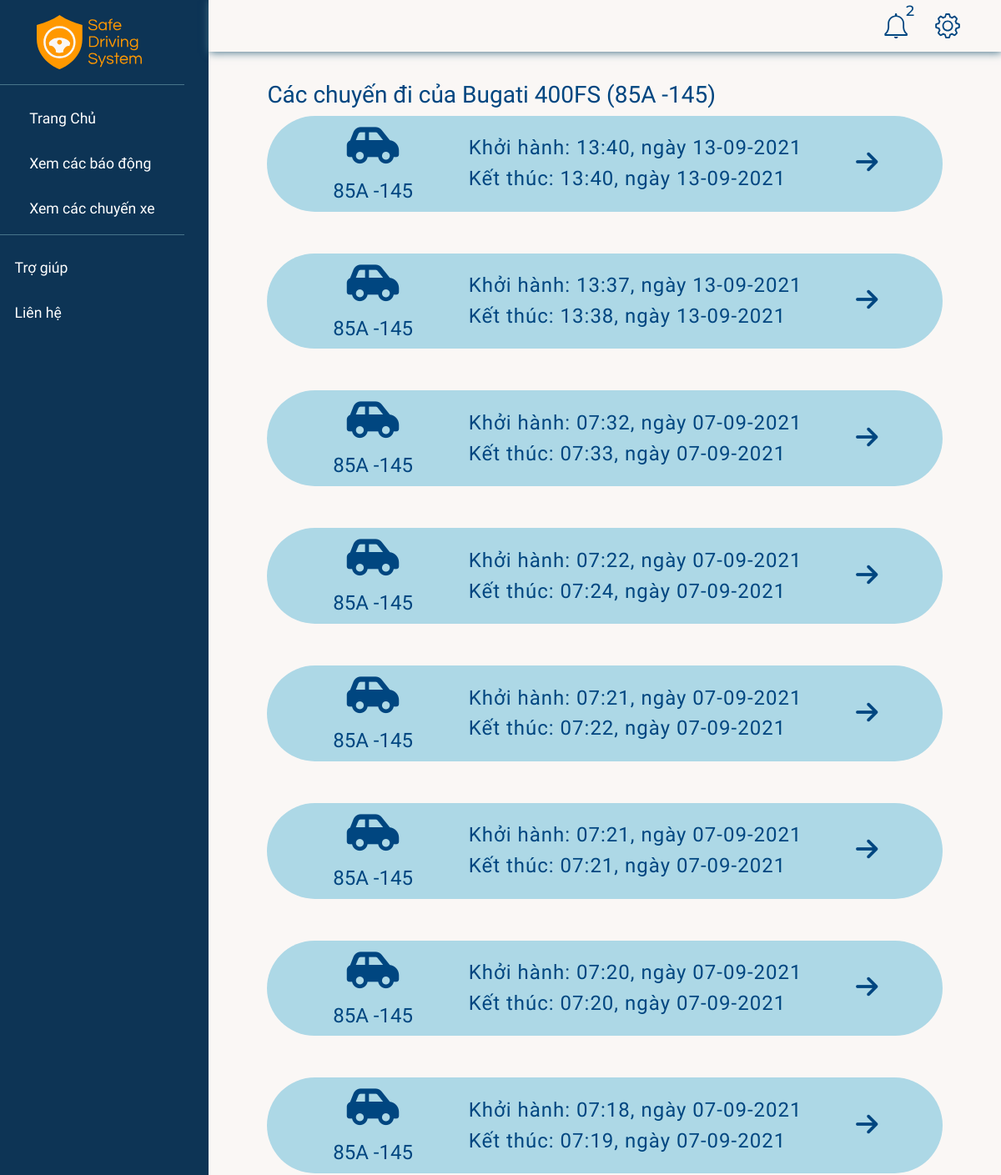
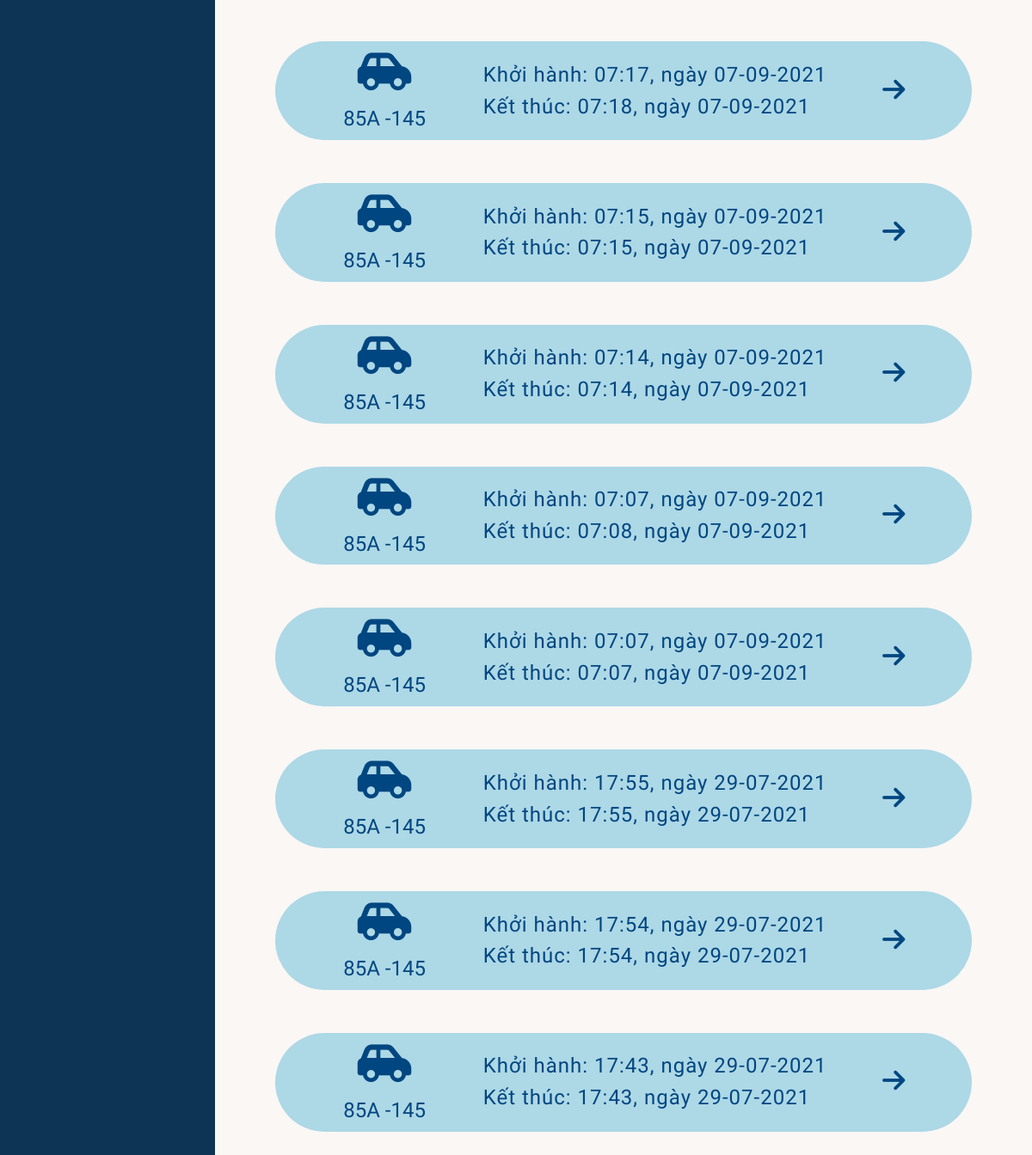
/car/2/ (signed in), run on an earlier commit of the app's database (2 pictures, top to bottom).
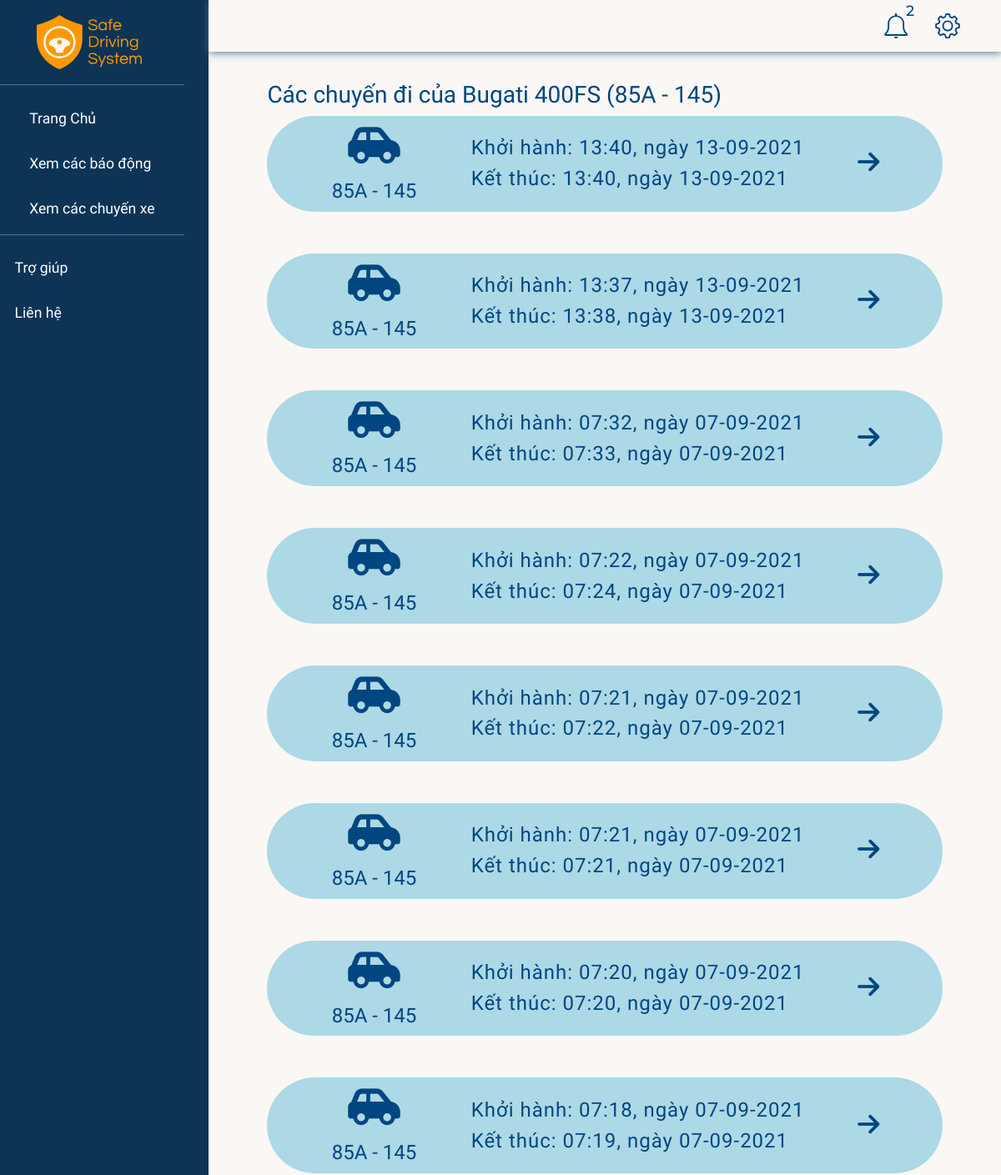
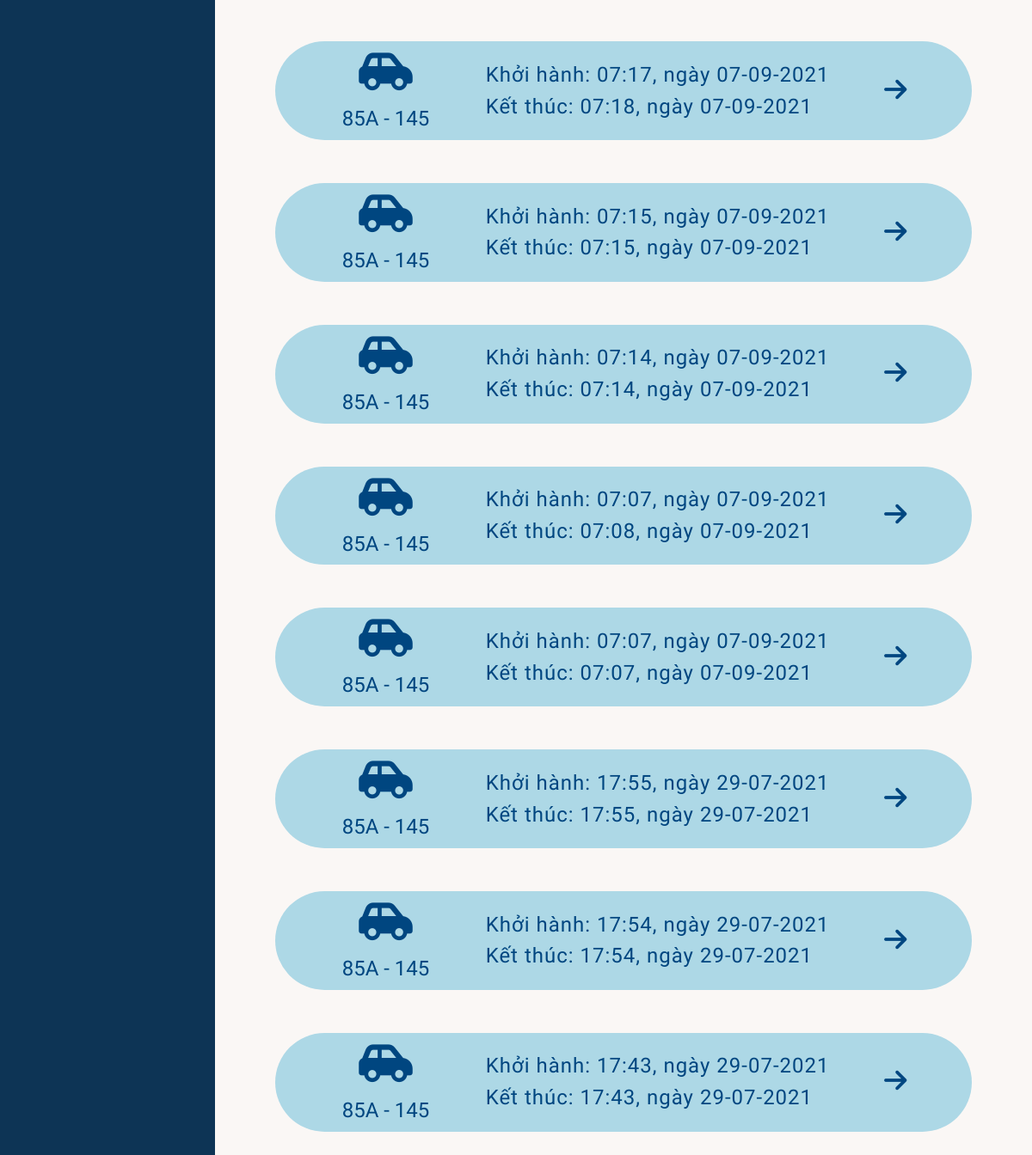
And on a later commit of the database (2 pictures, top to bottom).
### accounts/models.py (models this page shows, shortened)
class Car(models.Model):
    class Meta:
        constraints = [
            models.UniqueConstraint(fields=["licensePlate"], name="licensePlate"),
        ]
    name = models.CharField(max_length=50)
    licensePlate = models.CharField(max_length=20, null=True)
    boughtDate = models.DateTimeField(auto_now_add=True, null=True)
    company = models.ForeignKey(Company, null=True, on_delete=models.CASCADE)

class RaspDevice(models.Model):
    class Meta:
        constraints = [
            models.UniqueConstraint(fields=["password"], name="password"),
        ]
    STATUS = (
        ("online", "online"),
        ("offline", "offline"),
    )
    name = models.CharField(max_length=50)
    car = models.OneToOneField(Car, null=True, on_delete=models.SET_NULL, blank=True)
    status = models.CharField(
        max_length=50, null=True, blank=True, choices=STATUS, default="offline"
    )
    password = models.CharField(max_length=8, null=True, blank=True)
    dateAdded = models.DateTimeField(auto_now_add=True)
    company = models.ForeignKey(Company, null=True, blank=True, on_delete=models.CASCADE)

### realtime/models.py (models this page shows, shortened)
class Drive(models.Model):
    STATUS = (
        ("ongoing", "ongoing"),
        ("ended", "ended"),
    )
    device = models.ForeignKey(RaspDevice, null=True, on_delete=models.CASCADE)
    startTime = models.DateTimeField(null=True)
    status = models.CharField(max_length=20, choices=STATUS)
    endTime = models.DateTimeField(null=True)

### realtime/views.py (the view)
# urls.py: path("car/<str:id>/", views.carDrives, name="carDrives"),
@login_required(login_url="/")
def carDrives(request, id):
    company = request.user.profile.company
    car = Car.objects.get(id=id)
    if car.company != company:
        return HttpResponse('<h1>You are not authorized to view this page</h1>')
    drives = Drive.objects.filter(device__car=car).order_by('-startTime')
    lastestAlerts, unreadCounts = getNotifications(company)
    context = {
        'drs': drives,
        'car': car,
        "notifications": lastestAlerts,
        "unreadNotis": unreadCounts
    }
    return render(request, "car.html", context)

### accounts/views.py (called while the page is built)
def getNotifications(company):
    lastestAlerts = Alert.objects.filter(drive__device__company=company).order_by('-timeOccured')[:5]
    unreadCounts = 0
    for alert in lastestAlerts:
        unreadCounts = (unreadCounts + 1) if not alert.isRead else unreadCounts
    return lastestAlerts, unreadCounts

### realtime/templates/car.html (shortened to what this page needs)
{% extends 'base.html' %}
{% load static %}
{% block modal %}
{% include "sidebar.html" %}
{% endblock modal %}
{% block content %}
{% include 'navbar.html' %}
<div class="content-container">
    <h3>Các chuyến đi của {{ car.name }} ({{ car.licensePlate }})</h3>
    <div class="drive-wrapper">
        {% for drive in drs %}
        <div
            style="
                {% if drive.endTime %}
                background: lightblue;
                {% else%}
                background: lightgreen;
                {% endif %}
                margin-bottom: 50px;"
            class="driver-container"
            {% if drive.endTime %}
            online="0"
            {% else%}
            online="1"
            {% endif %}
        >
            <br>
            <div class="driver-container__info">
                <i class="fas fa-car-side"></i>
                <h3>{{ drive.device.car.licensePlate }} </h3>
            </div>
            <div class="driver-container__time">
                <h3>
                    Khởi hành:
                    {{ drive.startTime.time }}, ngày {{ drive.startTime.date }}
                </h3>
                {% if drive.endTime %}
                <h3>
                    Kết thúc:
                    {{ drive.endTime.time }}, ngày {{ drive.endTime.date }}
                </h3>
                {% else %}
                <h3>Xe dang hoat dong</h3>
                {% endif %}
            </div>
            <a href="{% url 'driveDetail' drive.id  %}"><i style="transform: rotate(90deg);" class="fas fa-arrow-up"></i></a>
            <br>
        </div>
        {% endfor %}
    </div>
</div>
{% endblock content %}

### accounts/templates/base.html (shortened to what this page needs)
{% load static %}
<!DOCTYPE html>
<html lang="en" dir="ltr">
    <head>
        <link
            rel="stylesheet"
            href="https://maxcdn.bootstrapcdn.com/bootstrap/4.0.0/css/bootstrap.min.css"
        />
        <link
            rel="stylesheet"
            href="{% static '/css/main.css' %}"
            type="text/css"
        />
        <link
            rel="stylesheet"
            href="{% static '/css/content.css' %}"
            type="text/css"
        />
    </head>
    <body class="wrapper">
        {% block modal %} {% endblock %}
        <div id="content">
            {% block content %} {% endblock %}
        </div>
    </body>
</html>

### accounts/templates/alert-modal.html (shortened to what this page needs)
{% load static %}

### accounts/templates/sidebar.html
{% load static %}
<nav id="sidebar">
    <div class="sidebar-content">
        <div class="sidebar-header">
            <a href="{% url 'home' %}"><img src="{% static '/images/web/branch-yellow.svg' %}"></a>
        </div>
        <ul class="list-unstyled components">
            <li class="active">
                <a href="{% url 'home' %}">Trang Chủ</a>
            </li>
            <li class="active">
                <a href="{% url 'alerts' %}">Xem các báo động</a>
            </li>
            <li class="active">
                <a href="{% url 'drives' %}">Xem các chuyến xe</a>
            </li>
        </ul>
        <ul class="list-unstyled">
            <li>
                <a href="#">Trợ giúp</a>
            </li>
            <li>
                <a href="#">Liên hệ</a>
            </li>
        </ul>
    </div>
</nav>

### accounts/templates/navbar.html (shortened to what this page needs)
{% load static %}
<nav class="navbar navbar-expand top-nav sticky-top d-flex">
    <div class=" justify-content-end">
        <ul class="navbar-nav">
            <li class="nav-item dropdown" id="dropdown-notification">
                <a class="nav-link dropdown-toggle" data-toggle="dropdown" href="#" aria-haspopup="true"
                    aria-expanded="true">
                    <img src="{% static '/images/web/noti-vector.svg' %}" alt="Thông báo">
                    <span id="noti-count">{{ unreadNotis }}</span>
                </a>
            </li>
            <li class="nav-item dropdown">
                <a class="nav-link dropdown-toggle" data-toggle="dropdown" href="#">
                    <img src="{% static '/images/web/setting-vector.svg' %}" alt="Cài đặt">
                </a>
            </li>
        </ul>
    </div>
</nav>

### static/css/main.css (style rules this page uses)
:root { --bg-color: #FAF7F5; --navy: #004680; --dark-navy: #002A4D; --black-pearl: #001E37; --yellow: #FF9800; --selective-yellow: #FFB800; --amber: #FFBE0F; --vivid-orange: #EB5E0B; --green: #7BD96C; --red: #F15E5E; --cyan-blue: #649DCC; --font1: 'Montserrat', sans-serif; --font2: 'Questrial', sans-serif; --font3: 'Raleway', sans-serif; --video-ratio: calc(16 / 9); }
*, *::before, *::after { box-sizing: border-box; outline: none; }
body { margin: 0; padding: 0; background-color: var(--bg-color); font-family: var(--font2); font-size: 1.1rem; color: var(--navy); min-height: 100vh; }
.top-nav { padding: 0 2rem 0 2rem; margin: 0; }
.top-nav ul { display: flex; padding: 0; margin: 0; list-style: none; }
.top-nav .nav-item > a { color: inherit; font-family: var(--font1); font-weight: 500; font-size: 1.1rem; text-decoration: none; padding: 1.0rem; vertical-align: middle; cursor: pointer; }
.top-nav .nav-item img { margin: 0 0.5rem; }

### static/css/content.css (style rules this page uses)
.dropdown-toggle::after { content: none; }
#dropdown-notification { position: relative; }
#noti-count { position: absolute; top: 0; left: 70%; }
.wrapper { display: flex; width: 100%; align-items: stretch; }
#content { width: inherit; }
.navbar { display: block; background-color: var(--bg-color); box-shadow: 1px 1px 10px #47748b; }
.content-container { padding: 2em 4em; background: var(--bg-color); }
.sidebar-content { position: fixed; }
#sidebar { min-width: 250px; max-width: 250px; min-height: 100vh; background-color: rgba(0, 42, 77, 0.95); color: white; }
#sidebar ul li { line-height: 10px; padding: 1em 1em; }
.sidebar-header img { margin: 0; padding: 1em 2.5em; width: 100%; border-bottom: 1px solid #47748b; }
#sidebar ul.components { padding: 1em 1em 0 1em; border-bottom: 1px solid #47748b; }
#sidebar ul li a { color: white; font-size: 1em; display: block; padding-bottom: 0.5em; text-decoration: none; }

### realtime/templates/car.html (style rules this page uses)
.driver-container { display: flex; align-items: center; justify-content: space-between; padding: 10px 20px; border-radius: 1000px; }
.driver-container h3 { margin: 0; padding: 0; font-size: 18px; }
.driver-container__info { display: flex; flex-direction: column; align-items: center; justify-content: center; }
.driver-container__info i { font-size: 50px; margin-bottom: 1rem; }
.driver-container__info h3 { font-size: 1.5rem; }
.driver-container__time h3 { font-size: 1.5rem; letter-spacing: 1px; margin: .5rem; }
.driver-container a { text-decoration: none; }
.driver-container .fa-arrow-up { font-size: 30px; color: var(--navy) }

What changed in the data, as far as the page shows it:
changed Car "Bugati 400FS": licensePlate "85A -145" → "85A - 145"
changed through a linked row, Drive (number 1 of 16 on the later page): device.car.licensePlate "85A -145" → "85A - 145"
changed through a linked row, Drive (number 2 of 16 on the later page): device.car.licensePlate "85A -145" → "85A - 145"
changed through a linked row, Drive (number 3 of 16 on the later page): device.car.licensePlate "85A -145" → "85A - 145"
changed through a linked row, Drive (number 4 of 16 on the later page): device.car.licensePlate "85A -145" → "85A - 145"
changed through a linked row, Drive (number 5 of 16 on the later page): device.car.licensePlate "85A -145" → "85A - 145"
changed through a linked row, Drive (number 6 of 16 on the later page): device.car.licensePlate "85A -145" → "85A - 145"
changed through a linked row, Drive (number 7 of 16 on the later page): device.car.licensePlate "85A -145" → "85A - 145"
changed through a linked row, Drive (number 8 of 16 on the later page): device.car.licensePlate "85A -145" → "85A - 145"
changed through a linked row, Drive (number 9 of 16 on the later page): device.car.licensePlate "85A -145" → "85A - 145"
changed through a linked row, Drive (number 10 of 16 on the later page): device.car.licensePlate "85A -145" → "85A - 145"
changed through a linked row, Drive (number 11 of 16 on the later page): device.car.licensePlate "85A -145" → "85A - 145"
changed through a linked row, Drive (number 12 of 16 on the later page): device.car.licensePlate "85A -145" → "85A - 145"
changed through a linked row, Drive (number 13 of 16 on the later page): device.car.licensePlate "85A -145" → "85A - 145"
changed through a linked row, Drive (number 14 of 16 on the later page): device.car.licensePlate "85A -145" → "85A - 145"
changed through a linked row, Drive (number 15 of 16 on the later page): device.car.licensePlate "85A -145" → "85A - 145"
changed through a linked row, Drive (number 16 of 16 on the later page): device.car.licensePlate "85A -145" → "85A - 145"
